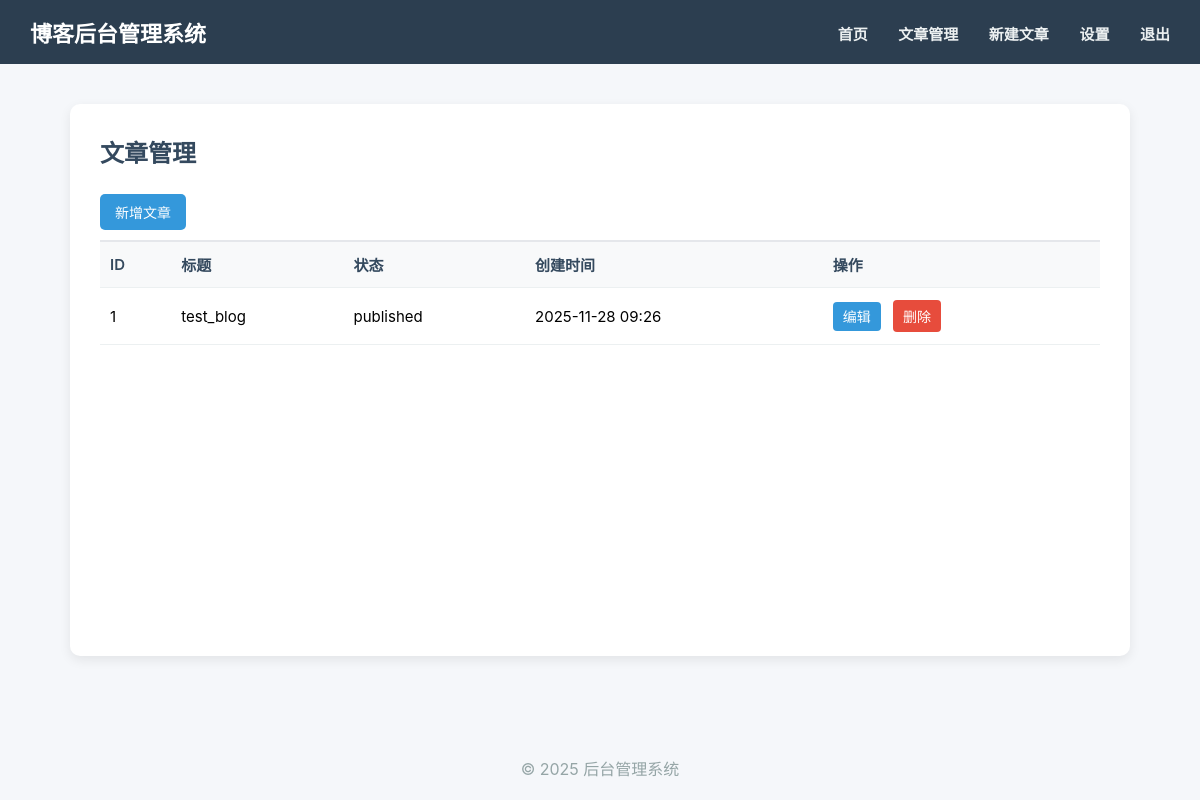
The page /admin/posts (signed in) on the database as committed earlier.
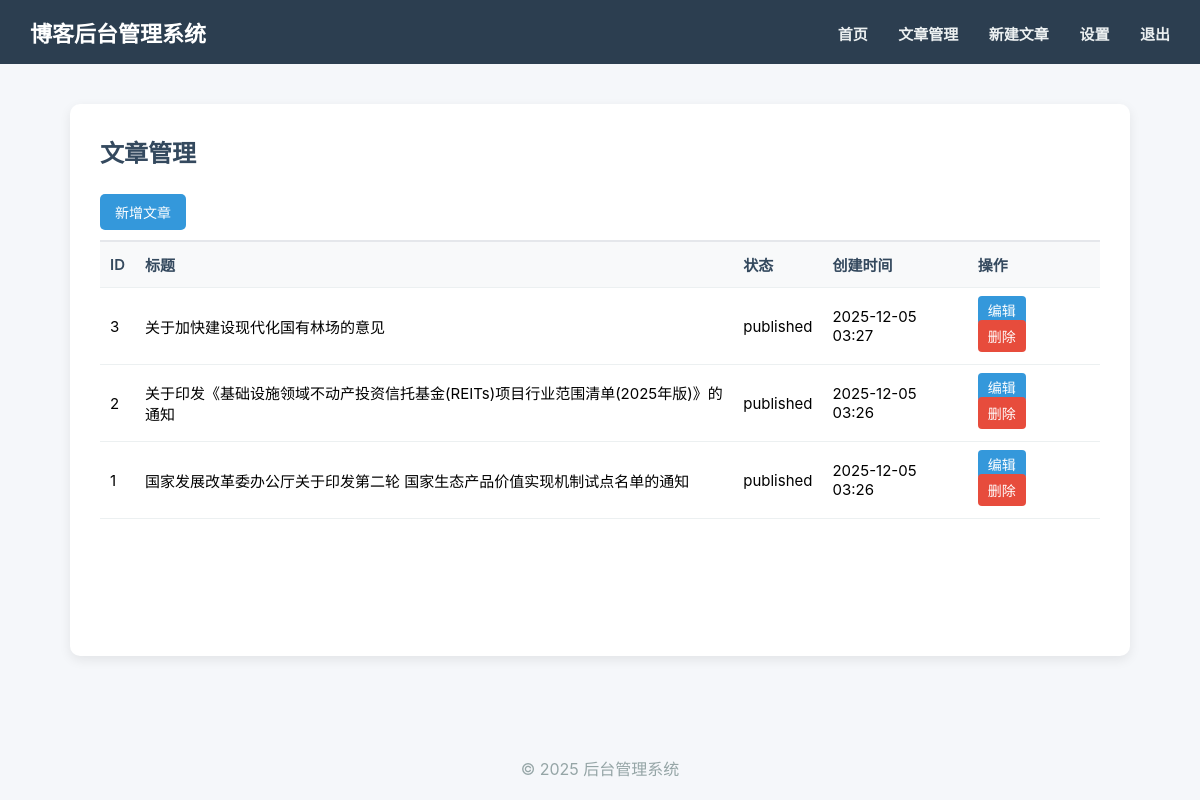
The same page on the database as committed later.
### models.py (models this page shows, shortened)
class Post(db.Model):
    __tablename__ = "posts"
    id = db.Column(db.Integer, primary_key=True)
    title = db.Column(db.String(200), nullable=False)
    content = db.Column(db.Text, nullable=False)
    created_at = db.Column(db.DateTime, default=datetime.utcnow)
    updated_at = db.Column(db.DateTime, default=datetime.utcnow, onupdate=datetime.utcnow)
    status = db.Column(db.String(20), default="published")
    author_id = db.Column(db.Integer, db.ForeignKey("users.id"), nullable=False)

### admin/views.py (the view)
@admin_bp.route('/posts')
@admin_required
def admin_post_list():
    posts = Post.query.order_by(Post.created_at.desc()).all()
    return render_template('admin/post_list.html', posts=posts)

### utils.py (called while the page is built)
def admin_required(func):
    @wraps(func)
    def wrapper(*args, **kwargs):
        if "user_id" not in session:
            flash("请先登录！", "warning")
            return redirect(url_for("auth.login"))
        if not session.get("is_admin"):
            flash("无权限访问后台。", "danger")
            return redirect(url_for("blog.index"))
        return func(*args, **kwargs)
    return wrapper

### templates/admin/post_list.html (shortened to what this page needs)
{% extends "base_admin.html" %}
{% block content %}
    <div class="page-title">文章管理</div>
    <a href="{{ url_for('admin.create_post') }}" class="btn btn-primary">新增文章</a>
    <table>
        <thead>
            <tr>
                <th>ID</th>
                <th>标题</th>
                <th>状态</th>
                <th>创建时间</th>
                <th>操作</th>
            </tr>
        </thead>
        <tbody>
            {% for post in posts %}
            <tr>
                <td>{{ post.id }}</td>
                <td>{{ post.title }}</td>
                <td>{{ post.status }}</td>
                <td>{{ post.created_at.strftime("%Y-%m-%d %H:%M") }}</td>
                <td>
                    <a class="action-btn edit" href="{{ url_for('admin.edit_post', post_id=post.id) }}">编辑</a>
                    <form action="{{ url_for('admin.delete_post', post_id=post.id) }}"
                          method="post"
                          style="display:inline;">
                        <button class="action-btn delete"
                                onclick="return confirm('确定删除？');">
                            删除
                        </button>
                    </form>
                </td>
            </tr>
            {% endfor %}
        </tbody>
    </table>
{% endblock %}

### templates/base_admin.html (shortened to what this page needs)
<!DOCTYPE html>
<html lang="zh-CN">
<head>
</head>
<body>
<div class="admin-header">
    <div class="admin-title">博客后台管理系统</div>
    <div class="admin-nav">
        <a href="{{ url_for('admin.dashboard') }}">首页</a>
        <a href="{{ url_for('admin.admin_post_list') }}">文章管理</a>
        <a href="{{ url_for('admin.create_post') }}">新建文章</a>
        <a href="{{ url_for('admin.settings') }}">设置</a>
        <a href="{{ url_for('auth.logout') }}">退出</a>
    </div>
</div>
<div class="admin-container">
    {% block content %}{% endblock %}
</div>
<footer>© 2025 后台管理系统</footer>
</body>
</html>

### templates/base_admin.html (style rules this page uses)
html, body { height: 100%; margin: 0; }
body { display: flex; flex-direction: column; background: #f5f7fa; font-family: -apple-system, BlinkMacSystemFont, "Segoe UI", Roboto, sans-serif; }
.admin-header { background: #2c3e50; padding: 16px 30px; color: white; font-size: 22px; font-weight: 600; }
.admin-container { flex: 1; width: 1000px; margin: 40px auto; background: white; padding: 30px; border-radius: 10px; box-shadow: 0 4px 12px rgba(0,0,0,0.08); }
footer { text-align: center; padding: 20px; margin-top: 40px; color: #95a5a6; }
.admin-header { background: #2c3e50; padding: 16px 30px; color: white; display: flex; justify-content: space-between; align-items: center; }
.admin-title { font-size: 22px; font-weight: 700; }
.admin-nav a { color: #ecf0f1; margin-left: 25px; text-decoration: none; font-size: 15px; transition: color .2s ease; }
.btn { padding: 8px 15px; border-radius: 5px; text-decoration: none; font-size: 14px; font-weight: 500; display: inline-block; cursor: pointer; }
.btn-primary { background: #3498db; color: white; }
.page-title { font-size: 24px; font-weight: 600; color: #34495e; margin-bottom: 25px; }

### templates/admin/post_list.html (style rules this page uses)
table { width: 100%; border-collapse: collapse; margin-top: 10px; background: white; }
th, td { padding: 12px 10px; text-align: left; border-bottom: 1px solid #ecf0f1; font-size: 15px; }
th { background: #f8f9fa; color: #34495e; font-weight: 600; border-top: 2px solid #e5e7eb; }
.action-btn { margin-right: 8px; padding: 6px 10px; border-radius: 4px; text-decoration: none; font-size: 14px; color: white; border: none; }
.edit { background: #3498db; }
.delete { background: #e74c3c; }

Rows that differ between the two databases and show on the page:
added Post: id "3", title "关于加快建设现代化国有林场的意见", status "published", created_at "2025-12-05 03:27"
added Post: id "2", title "关于印发《基础设施领域不动产投资信托基金(REITs)项目行业范围清单(2025年版)》的通知", status "published", created_at "2025-12-05 03:26"
changed Post id 1: title "test_blog" → "国家发展改革委办公厅关于印发第二轮 国家生态产品价值实现机制试点名单的通知"; created_at "2025-11-28 09:26" → "2025-12-05 03:26"
